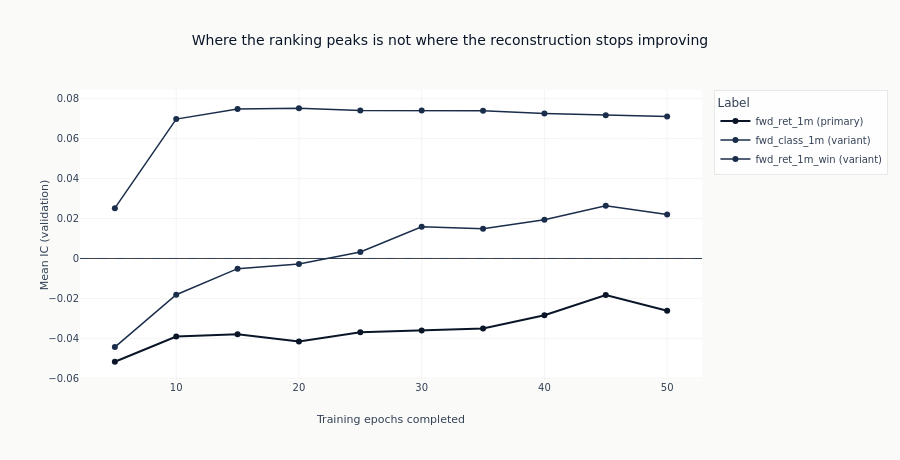

The notebook cell this image was saved under:
### Markdown cell above
### What more training does

Each line traces one label's out-of-sample IC as epochs are added, and the shape to read is where
it reaches its highest point.

A line that rises and then flattens has learned what it is going to learn. A line still climbing
at the last checkpoint has not converged at the declared budget, so its final number is a lower
bound rather than a level. A line that peaks early and then falls is the third case: the network
is still improving its reconstruction of the training window while the ranking it produces out of
sample gets worse. All three are published, because which one a reader is looking at is a fact
about the data rather than something to resolve away before the backtest sees it.

### Code cell
curves = catalog.filter("full_coverage").sort("label", "checkpoint_value")
fig = go.Figure()
for label in panel_labels:
    series = curves.filter(pl.col("label") == label).sort("checkpoint_value")
    fig.add_trace(
        go.Scatter(
            x=series.get_column("checkpoint_value").to_list(),
            y=series.get_column("ic_mean").to_list(),
            mode="lines+markers",
            name=f"{label} ({'primary' if label == primary else 'variant'})",
            line=dict(
                color=COLORS["blue"] if label == primary else COLORS["slate"],
                width=2 if label == primary else 1.5,
            ),
            marker=dict(size=6),
        )
    )
fig.add_hline(y=0, line_width=1, line_dash="dash", line_color=COLORS["neutral"])
fig.update_xaxes(title_text="Training epochs completed")
fig.update_yaxes(title_text="Mean IC (validation)")
fig.update_layout(
    title="Where the ranking peaks is not where the reconstruction stops improving",
    height=460,
    width=900,
    margin=dict(t=90),
    legend=dict(title_text="Label"),
)
# Where each line peaks is a fact about the frame, so the alt text counts it rather than asserting
# a shape the next run may not reproduce.
peaks = (
    curves.group_by("label")
    .agg(
        peak_checkpoint=pl.col("checkpoint_value").sort_by("ic_mean", descending=True).first(),
        first_checkpoint=pl.col("checkpoint_value").min(),
        last_checkpoint=pl.col("checkpoint_value").max(),
    )
    .sort("label")
)
peak_text = "; ".join(
    f"{row['label']} peaks at epoch {row['peak_checkpoint']} of "
    f"{row['first_checkpoint']} to {row['last_checkpoint']}"
    for row in peaks.iter_rows(named=True)
)
show_plotly_with_alt(
    fig,
    "Line chart of mean validation information coefficient against training epochs completed, one "
    "line per label with a marker at each declared checkpoint: the primary target in dark navy and "
    "the two variants in slate, over a dashed zero line. Counted from the frame: "
    f"{peak_text}.",
)

### Figure 1 — Plotly figure (JSON) as saved in the notebook; plotly's stock layout.template omitted (floating-point values rounded to 4 significant figures)
{"data": [{"line": {"color": "#0a1628", "width": 2}, "marker": {"size": 6}, "mode": "lines+markers", "name": "fwd_ret_1m (primary)", "type": "scatter", "x": [5, 10, 15, 20, 25, 30, 35, 40, 45, 50], "y": [-0.0517, -0.03906, -0.03793, -0.04159, -0.03693, -0.03605, -0.0351, -0.02841, -0.01834, -0.02619]}, {"line": {"color": "#1a2d4a", "width": 1.5}, "marker": {"size": 6}, "mode": "lines+markers", "name": "fwd_class_1m (variant)", "type": "scatter", "x": [5, 10, 15, 20, 25, 30, 35, 40, 45, 50], "y": [0.0252, 0.06979, 0.07485, 0.07522, 0.07409, 0.07411, 0.07394, 0.07257, 0.07168, 0.07115]}, {"line": {"color": "#1a2d4a", "width": 1.5}, "marker": {"size": 6}, "mode": "lines+markers", "name": "fwd_ret_1m_win (variant)", "type": "scatter", "x": [5, 10, 15, 20, 25, 30, 35, 40, 45, 50], "y": [-0.04437, -0.01814, -0.005078, -0.002809, 0.00328, 0.01586, 0.01493, 0.01945, 0.02635, 0.02199]}], "layout": {"height": 460, "legend": {"title": {"text": "Label"}}, "margin": {"t": 90}, "shapes": [{"line": {"color": "#334155", "dash": "dash", "width": 1}, "type": "line", "x0": 0, "x1": 1, "xref": "x domain", "y0": 0, "y1": 0, "yref": "y"}], "title": {"text": "Where the ranking peaks is not where the reconstruction stops improving"}, "width": 900, "xaxis": {"title": {"text": "Training epochs completed"}}, "yaxis": {"title": {"text": "Mean IC (validation)"}}}}
